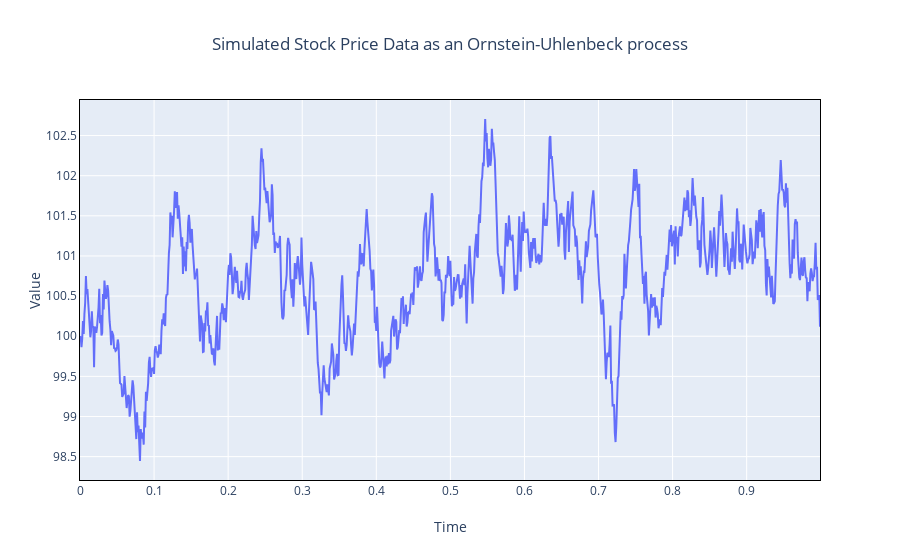

Notebook code cell kept with this figure:
### Markdown cell above
### 3) Simulate Market Data as Ornstein-Uhlenbeck process

Random walk plus mean reversion

[Wikipedia](https://en.wikipedia.org/wiki/Ornstein%E2%80%93Uhlenbeck_process)

### Code cell
def ou_gen(dt=0.001,
           sigma=1.0,
           mu=100.0,
           tau=0.05,
           verbose=1):
    """Generate simulated stock data via Ornstein-Uhlenbeck process"""

    sigma_bis = sigma * np.sqrt(2. / tau)
    sqrtdt = np.sqrt(dt)

    x = mu
    t = 0
    yield t, x

    while True:
        x = x + dt * (-(x - mu) / tau) + \
            sigma_bis * sqrtdt * np.random.randn()    
        t += dt
        yield t, x

        
T = 1.  # Total time.
dt = 0.001
ticks = int(T / dt)  # Number of time steps.

sigma = 1.0
mu = 100.0
tau = 0.05
verbose=1

gen = ou_gen(dt=dt,
             sigma=sigma,
             mu=mu,
             tau=tau,
             verbose=1
            )             

stock_series = []
time_series = []

for i in range(ticks):
    t, stock_price = next(gen)
    time_series.append(t)
    stock_series.append(stock_price)

df = pd.DataFrame({'dateindex': time_series, 'stock': stock_series})

make_figure(df['dateindex'], df['stock'],
            title='Simulated Stock Price Data as an Ornstein-Uhlenbeck process',
            xtitle='Time',
            ytitle='Value'
           )

### Figure 1 — Plotly figure (JSON) as saved in the notebook; plotly's stock layout.template omitted (floating-point values rounded to 4 significant figures; data arrays with more than 128 entries replaced by an {"elided": "..."} marker saying what was removed)
{"data": [{"type": "scatter", "x": {"elided": "1000 float values"}, "y": {"elided": "1000 float values"}}], "layout": {"showlegend": false, "title": {"text": "Simulated Stock Price Data as an Ornstein-Uhlenbeck process", "x": 0.5, "xanchor": "center"}, "xaxis": {"linecolor": "black", "linewidth": 1, "mirror": true, "title": {"text": "Time"}}, "yaxis": {"linecolor": "black", "linewidth": 1, "mirror": true, "title": {"text": "Value"}}}}
